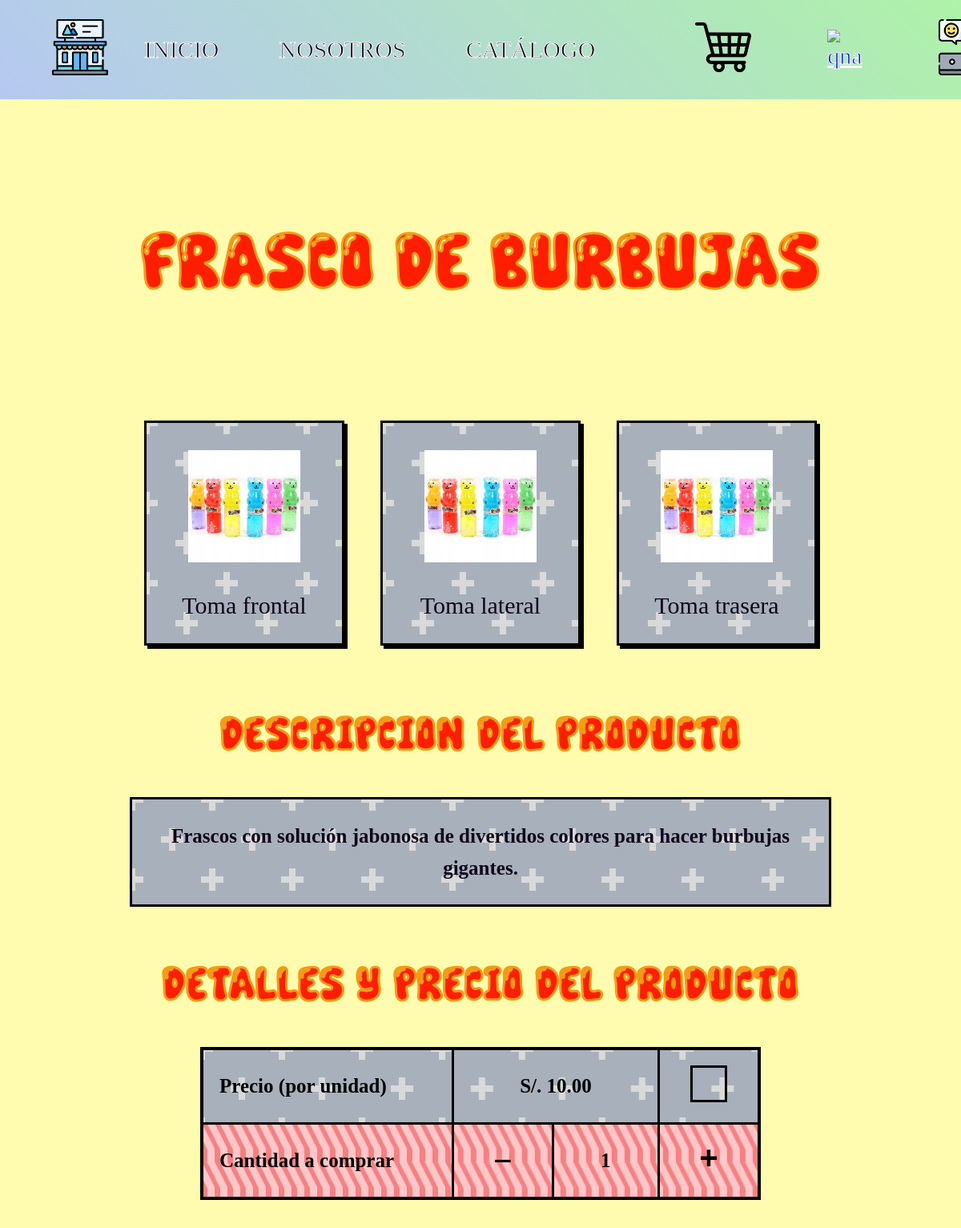
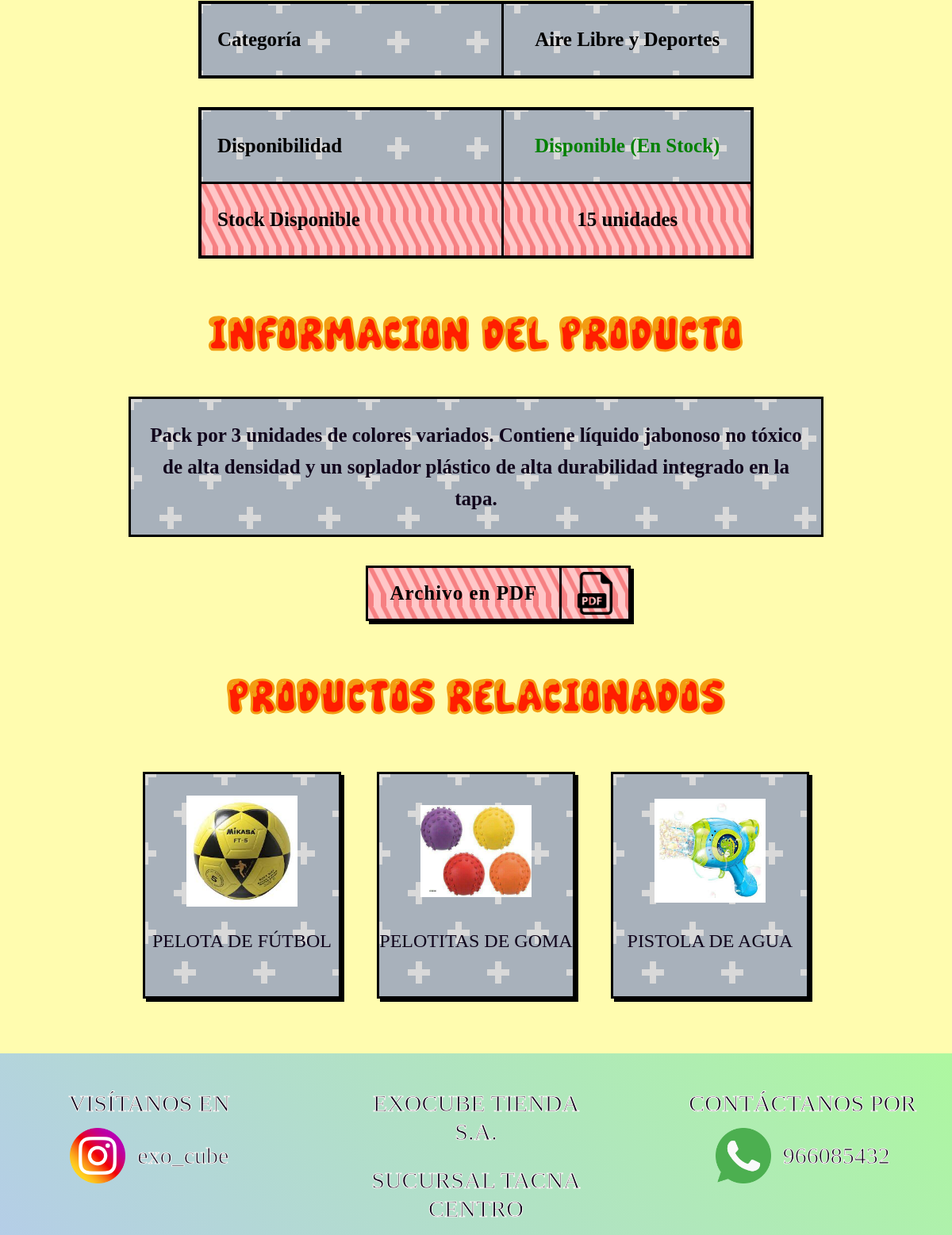
/producto.php, run on the app's committed database (2 pictures, top to bottom).
### tables this page shows
CREATE TABLE `productos` (
  `id_producto` int(11) NOT NULL AUTO_INCREMENT,
  `nombre_prod` varchar(100) NOT NULL,
  `descripcion` varchar(255) DEFAULT NULL,
  `informacion_prod` text DEFAULT NULL,
  `imagen_frontal` varchar(255) DEFAULT NULL,
  `imagen_lateral` varchar(255) DEFAULT NULL,
  `imagen_trasera` varchar(255) DEFAULT NULL,
  `precio` decimal(10,2) NOT NULL DEFAULT 0.00,
  `descuento` int(11) NOT NULL DEFAULT 0,
  `stock` int(11) NOT NULL DEFAULT 0,
  `disponibilidad` tinyint(1) NOT NULL DEFAULT 1,
  `id_categoria` int(11) NOT NULL,
  `fecha_ingreso` datetime NOT NULL DEFAULT current_timestamp(),
  PRIMARY KEY (`id_producto`),
  KEY `fk_productos_categorias` (`id_categoria`),
  CONSTRAINT `fk_productos_categorias` FOREIGN KEY (`id_categoria`) REFERENCES `categorias` (`id_categoria`) ON UPDATE CASCADE
);

CREATE TABLE `categorias` (
  `id_categoria` int(11) NOT NULL AUTO_INCREMENT,
  `nombre_cat` varchar(50) NOT NULL,
  `descripcion` text DEFAULT NULL,
  PRIMARY KEY (`id_categoria`)
);

CREATE TABLE `enlaces_contacto` (
  `id_contacto` int(11) NOT NULL AUTO_INCREMENT,
  `plataforma` varchar(50) NOT NULL,
  `enlace` varchar(255) NOT NULL,
  `etiqueta` varchar(100) NOT NULL,
  `icono_url` varchar(100) NOT NULL,
  `activo` tinyint(1) NOT NULL DEFAULT 1,
  PRIMARY KEY (`id_contacto`)
);

CREATE TABLE `locales_tienda` (
  `id_local` int(11) NOT NULL AUTO_INCREMENT,
  `id_info` int(11) NOT NULL,
  `nombre_local` varchar(100) NOT NULL,
  `direccion` text NOT NULL,
  `google_maps_iframe` text DEFAULT NULL,
  `horario_atencion` varchar(100) NOT NULL,
  `activo` tinyint(1) NOT NULL DEFAULT 1,
  PRIMARY KEY (`id_local`),
  KEY `id_info` (`id_info`),
  CONSTRAINT `locales_tienda_ibfk_1` FOREIGN KEY (`id_info`) REFERENCES `informacion_tienda` (`id_info`) ON DELETE CASCADE
);

### producto.php (the view, shortened to what this page needs)
<?php
require_once 'conexion.php';
$id_producto = isset($_GET['id']) ? (int)$_GET['id'] : 2;
try {
    $stmt = $pdo->prepare("
        SELECT p.*, c.nombre_cat
        FROM productos p
        INNER JOIN categorias c ON p.id_categoria = c.id_categoria
        WHERE p.id_producto = ?
    ");
    $stmt->execute([$id_producto]);
    $producto = $stmt->fetch();
    $stmt_rel = $pdo->prepare("SELECT * FROM productos WHERE id_categoria = ? AND id_producto != ? LIMIT 3");
    $stmt_rel->execute([$producto['id_categoria'], $id_producto]);
    $productos_relacionados = $stmt_rel->fetchAll();
    $tiene_descuento = ($producto['descuento'] > 0);
    $precio_final = $producto['precio'];
} catch (Exception $e) {
    die("Error al procesar la información del producto.");
}
?>
<!DOCTYPE html>
<html lang="es-ES">
<head>
   <link href="estilos/producto03.css" rel="stylesheet">
</head>
<body>
<?php include 'header.php'; ?>
   <br><br><br><br><br><br><br><br><br>
   <div class="somos">
      <p><?php echo htmlspecialchars($producto['nombre_prod']); ?></p>
   </div>
   <br>
   <div class="populares_producto">
      <div class="p04"><br>
         <img src="<?php echo htmlspecialchars($producto['imagen_frontal'] ?? 'product_images/57.png'); ?>" alt="Toma frontal" class="p004">
         <p>Toma frontal</p>
      </div>
      <div class="p05"><br>
         <img src="<?php echo htmlspecialchars($producto['imagen_lateral'] ?? 'product_images/57.png'); ?>" alt="Toma lateral" class="p005">
         <p>Toma lateral</p>
      </div>
      <div class="p06"><br>
         <img src="<?php echo htmlspecialchars($producto['imagen_trasera'] ?? 'product_images/57.png'); ?>" alt="Toma trasera" class="p006">
         <p>Toma trasera</p>
      </div>
   </div>
   <br><br>
   <div class="experiencia">
      <p>DESCRIPCION DEL PRODUCTO</p>
   </div><br>
   <div class="experiencia_texto">
      <p><?php echo htmlspecialchars($producto['descripcion']); ?></p>
   </div>
   <br><br>
   <div class="ubicamos">
      <p>DETALLES Y PRECIO DEL PRODUCTO</p>
   </div>
   <br>
   <form action="producto.php?id=<?php echo $producto['id_producto']; ?>" method="POST">
      <table class="tabla-producto">
         <tr class="fila-gris">
           <td class="col-etiqueta">Precio (por unidad)</td>
           <td class="col-valor" style="text-align: center; padding-left: 15px; line-height: 0.5;  ">
               <?php if ($tiene_descuento): ?>
                   <span class="precio-antes">S/. <?php echo number_format($producto['precio'], 2); ?></span>
                   <span class="badge-descuento">-<?php echo $producto['descuento']; ?>%</span><br><br><br>
                   <span class="precio-oferta">S/. <?php echo number_format($precio_final, 2); ?></span>
               <?php else: ?>
                   S/. <?php echo number_format($producto['precio'], 2); ?>
               <?php endif; ?>
           </td>
           <td class="col-icono">
               <button type="submit" name="accion_carrito" value="agregar" style="background: none; border: none; padding: 0; cursor: pointer;">
                   <div class="cuadrado-interno" style="display: flex; align-items: center; justify-content: center; font-size: 16px; font-weight: bold; color: #333;">
                   </div>
               </button>
           </td>
         </tr>
         <tr class="fila-rosada">
           <td class="col-etiqueta">Cantidad a comprar</td>
           <td class="col-controles" colspan="2">
             <div class="control-cantidad">
               <button class="btn-menos" type="button" onclick="decrementar()">—</button>
               <span class="num-cantidad" id="cant_mostrar">1</span>
               <button class="btn-mas" type="button" onclick="incrementar()">+</button>
             </div>
           </td>
         </tr>
      </table>
      <br><br>
      <table class="tabla-producto">
         <tr class="fila-gris">
           <td class="col-etiqueta">Categoría</td>
           <td class="col-valor" colspan="2" style="font-weight: bold; text-align: center; padding-left: 15px;">
               <?php echo htmlspecialchars($producto['nombre_cat']); ?>
           </td>
         </tr>
      </table>
      <br><br>
      <table class="tabla-producto">
         <tr class="fila-gris">
           <td class="col-etiqueta">Disponibilidad</td>
           <td class="col-valor" colspan="2" style="text-align: center; padding-left: 15px; color: <?php echo $producto['disponibilidad'] == 1 ? 'green' : 'red'; ?>; font-weight: bold;">
               <?php echo $producto['disponibilidad'] == 1 ? 'Disponible (En Stock)' : 'Agotado'; ?>
           </td>
         </tr>
         <tr class="fila-rosada">
           <td class="col-etiqueta">Stock Disponible</td>
           <td class="col-valor" colspan="2" style="text-align: center; padding-left: 15px;">
               <?php echo htmlspecialchars($producto['stock']); ?> unidades
           </td>
         </tr>
      </table>
   </form>
   <br><br>
   <div class="informacion">
      <p>INFORMACION DEL PRODUCTO</p>
   </div>
   <br>
   <div class="informacion_texto">
      <p><?php echo nl2br(htmlspecialchars($producto['informacion_prod'])); ?></p>
   </div>
   <br><br>
    <a href="imprimir_ficha_pdf.php?id_producto=<?php echo $producto['id_producto']; ?>" target="_blank" style="text-decoration: none; display: block; width: fit-content; margin: 0 auto;" title="Descargar Ficha Técnica en PDF">
      <div class="boton-pdf">
         <div class="texto-pdf">Archivo en PDF</div>
         <img src="img/archivo-pdf.png" alt="Icono PDF" class="icono-pdf">
      </div>
   </a>
   <br><br>
   <div class="populares">
      <p>PRODUCTOS RELACIONADOS</p>
   </div>
   <br>
   <div class="novedades_producto">
      <?php
      if (count($productos_relacionados) > 0):
         $i = 1;
         foreach ($productos_relacionados as $rel):
            $clase_div = "p0" . $i;
            $clase_img = "p00" . $i;
            $clase_p = "p000" . $i;
            $img_rel = !empty($rel['imagen_frontal']) ? $rel['imagen_frontal'] : 'product_images/57.png';
      ?>
            <div class="<?php echo $clase_div; ?>"><br>
               <img src="<?php echo htmlspecialchars($img_rel); ?>" alt="Producto relacionado" class="<?php echo $clase_img; ?>">
               <p class="<?php echo $clase_p; ?>"><?php echo htmlspecialchars($rel['nombre_prod']); ?></p>
               <a href="producto.php?id=<?php echo $rel['id_producto']; ?>" class="enlace-producto04" target="_blank"></a>
            </div>
      <?php
            $i++;
         endforeach;
      else:
         echo "<p style='text-align:center; width:100%; color:#666;'>No hay más productos relacionados en esta categoría.</p>";
      endif;
      ?>
   </div>
   <br><br><br>
       <?php include 'footer.php'; ?>
</body>
</html>

### footer.php (shortened to what this page needs)
<?php
require_once 'conexion.php';
try {
    $stmt_foot_social = $pdo->query("SELECT * FROM enlaces_contacto WHERE plataforma IN ('Instagram', 'Facebook') AND activo = 1");
    $redes_sociales = $stmt_foot_social->fetchAll(PDO::FETCH_ASSOC);
    $stmt_foot_locales = $pdo->query("SELECT nombre_local FROM locales_tienda ORDER BY id_local ASC");
    $locales_tienda = $stmt_foot_locales->fetchAll(PDO::FETCH_ASSOC);
    $stmt_foot_wsp = $pdo->query("SELECT * FROM enlaces_contacto WHERE plataforma IN ('WhatsApp', 'Correo') AND activo = 1 ORDER BY id_contacto ASC");
    $telefonos_wsp = $stmt_foot_wsp->fetchAll(PDO::FETCH_ASSOC);
} catch (Exception $e) {
    $redes_sociales = [];
    $locales_tienda = [];
    $telefonos_wsp = [];
}
?>
<div class="footer" style="box-sizing: border-box;">
   <div class="f01">
      <p class="visita">VISÍTANOS EN</p>
      <a id="foot_social_link" href="<?php echo htmlspecialchars($redes_sociales[0]['enlace'] ?? '#'); ?>" target="_blank" style="text-decoration: none;">
         <div class="visita02" style="justify-content: center; margin: 0 auto;">
            <img id="foot_social_img" src="<?php echo htmlspecialchars($redes_sociales[0]['icono_url'] ?? 'img/social.png'); ?>" alt="Red Social" class="visita03">
            <p id="foot_social_txt" class="visita04"><?php echo htmlspecialchars($redes_sociales[0]['etiqueta'] ?? 'exo_cube'); ?></p>
         </div>
      </a>
   </div>
   <div class="f02">
      <p class="lugar">EXOCUBE TIENDA S.A.</p>
      <p id="foot_local_txt" class="lugar02">
         <?php echo htmlspecialchars($locales_tienda[0]['nombre_local'] ?? 'Ubicación del local'); ?>
      </p>
   </div>
   <div class="f03">
      <p class="contacto">CONTÁCTANOS POR</p>
      <a id="foot_wsp_link" href="<?php echo htmlspecialchars($telefonos_wsp[0]['enlace'] ?? '#'); ?>" target="_blank" style="text-decoration: none;">
         <div class="contacto02" style="justify-content: center; margin: 0 auto;">
            <img id="foot_wsp_img" src="<?php echo htmlspecialchars($telefonos_wsp[0]['icono_url'] ?? 'img/whatsapp.png'); ?>" alt="WhatsApp" class="contacto03">
            <p id="foot_wsp_txt" class="contacto04"><?php echo htmlspecialchars($telefonos_wsp[0]['etiqueta'] ?? '966085432'); ?></p>
         </div>
      </a>
   </div>
</div>

### data on the page
productos: nombre_prod "FRASCO DE BURBUJAS", imagen_frontal (picture), imagen_lateral (picture), imagen_trasera (picture), descripcion "Frascos con solución jabonosa de divertidos colores para hacer burbujas gigantes.", precio "10.00", id_categoria.nombre_cat "Aire Libre y Deportes", stock "15", informacion_prod "Pack por 3 unidades de colores variados. Contiene líquido jabonoso no tóxico de alta densidad y un soplador plástico de alta durabilidad integrado en la tapa."
productos: imagen_frontal (picture), nombre_prod "PELOTA DE FÚTBOL"
productos: imagen_frontal (picture), nombre_prod "PELOTITAS DE GOMA"
productos: imagen_frontal (picture), nombre_prod "PISTOLA DE AGUA"
enlaces_contacto: icono_url (picture), etiqueta "exo_cube"
locales_tienda: nombre_local "SUCURSAL TACNA CENTRO"
enlaces_contacto: icono_url (picture), etiqueta "966085432"
